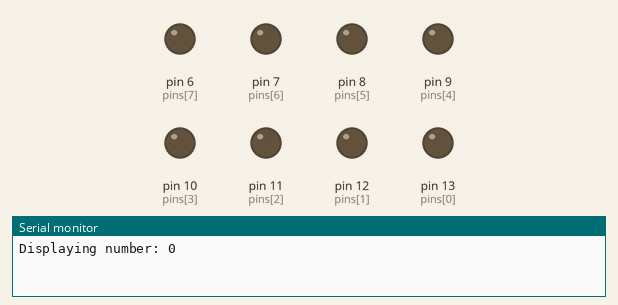
This sketch was run on a simulated Arduino Uno, built with avr-gcc and run on an emulated ATmega328P. Shown: output pins drawn as LEDs (lit = HIGH), the last lines printed to the serial monitor.

Above: at 0.1 s.
At 3.1 s:
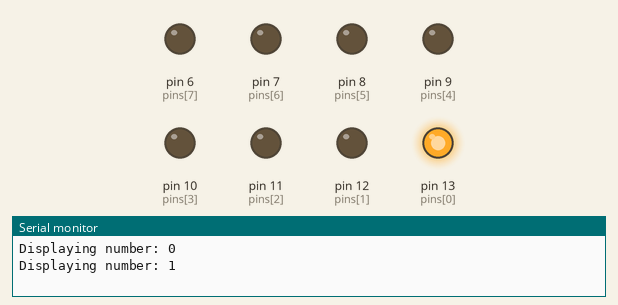
At 9.1 s:
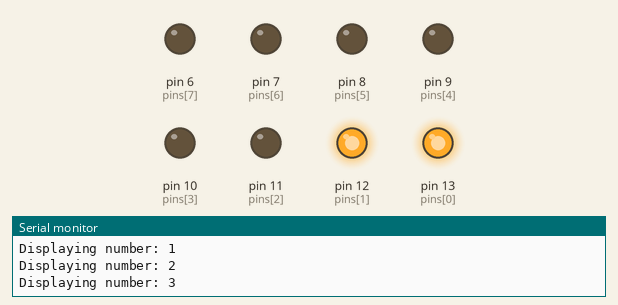
At 18.1 s:
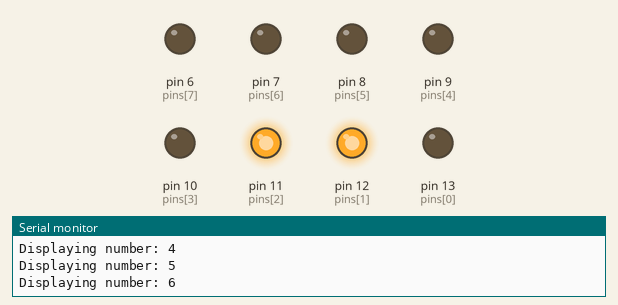
At 27.1 s:
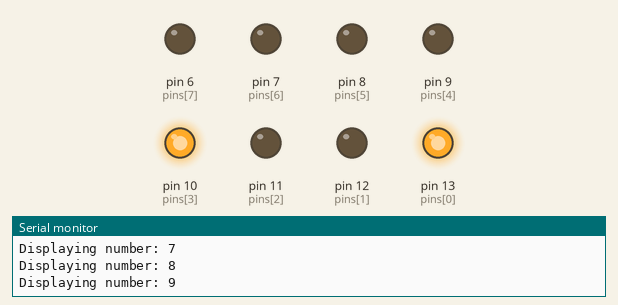
At 36.1 s:
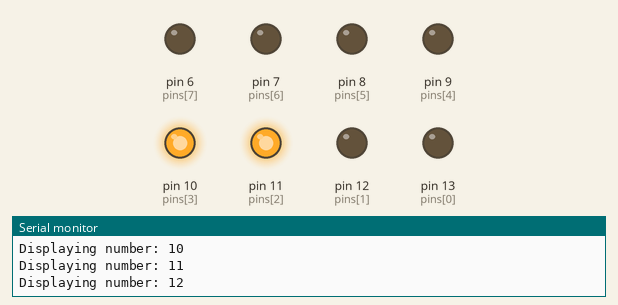
Timing chart, 0 to 40.0 s (numbered marks = the images above):
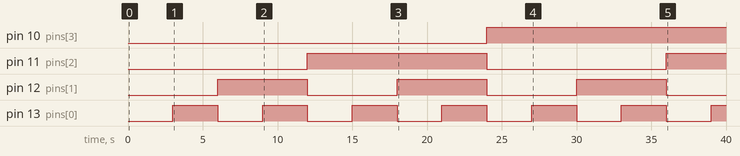

Measured:
- by itself, pin 10 (pins[3]): LOW → HIGH at 24.0 s
- by itself, pin 11 (pins[2]): LOW → HIGH at 12.0 s, → LOW 12.0 s later, → HIGH 12.0 s later
- by itself, pin 12 (pins[1]): alternates HIGH for 6.0 s and LOW for 6.0 s
- by itself, pin 13 (pins[0]): alternates HIGH for 3.0 s and LOW for 3.0 s

The sketch:

binary_display.ino
```cpp
const int pins[] = {13, 12, 11, 10, 9, 8, 7, 6};
const int pinCount = 8;
byte counter;

void setup(){
  Serial.begin(9600);
  for (int i=0; i<pinCount; i++){
    pinMode(pins[i], OUTPUT);
  }
  counter = 0;
}

void binaryDisplay(byte n){
  Serial.print("Displaying number: ");
  Serial.println(n);
  for (int j=0; j<pinCount; j++){
    digitalWrite(pins[j], n & 1);
    n /= 2;
  }
}

void loop(){
  binaryDisplay(counter++);
  delay(3000);
}
```
